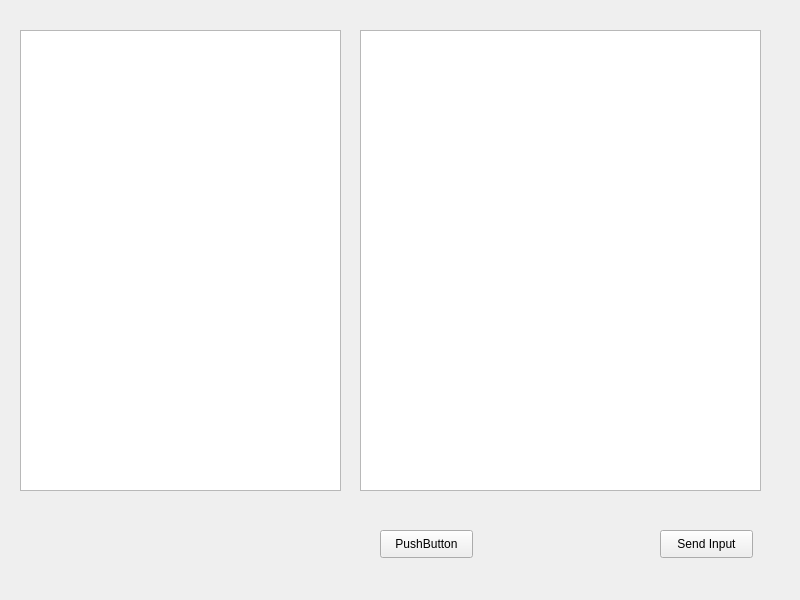
<?xml version="1.0" encoding="UTF-8"?>
<ui version="4.0">
 <class>Widget</class>
 <widget class="QWidget" name="Widget">
  <property name="geometry">
   <rect>
    <x>0</x>
    <y>0</y>
    <width>800</width>
    <height>600</height>
   </rect>
  </property>
  <property name="windowTitle">
   <string>Widget</string>
  </property>
  <widget class="QListView" name="listView">
   <property name="geometry">
    <rect>
     <x>20</x>
     <y>30</y>
     <width>321</width>
     <height>461</height>
    </rect>
   </property>
  </widget>
  <widget class="QPushButton" name="btnSend">
   <property name="geometry">
    <rect>
     <x>660</x>
     <y>530</y>
     <width>93</width>
     <height>28</height>
    </rect>
   </property>
   <property name="text">
    <string>Send Input</string>
   </property>
  </widget>
  <widget class="QPushButton" name="btnSendFile">
   <property name="geometry">
    <rect>
     <x>380</x>
     <y>530</y>
     <width>93</width>
     <height>28</height>
    </rect>
   </property>
   <property name="text">
    <string>PushButton</string>
   </property>
  </widget>
  <widget class="QTextEdit" name="textEdit">
   <property name="geometry">
    <rect>
     <x>360</x>
     <y>30</y>
     <width>401</width>
     <height>461</height>
    </rect>
   </property>
  </widget>
 </widget>
 <resources/>
 <connections/>
</ui>
